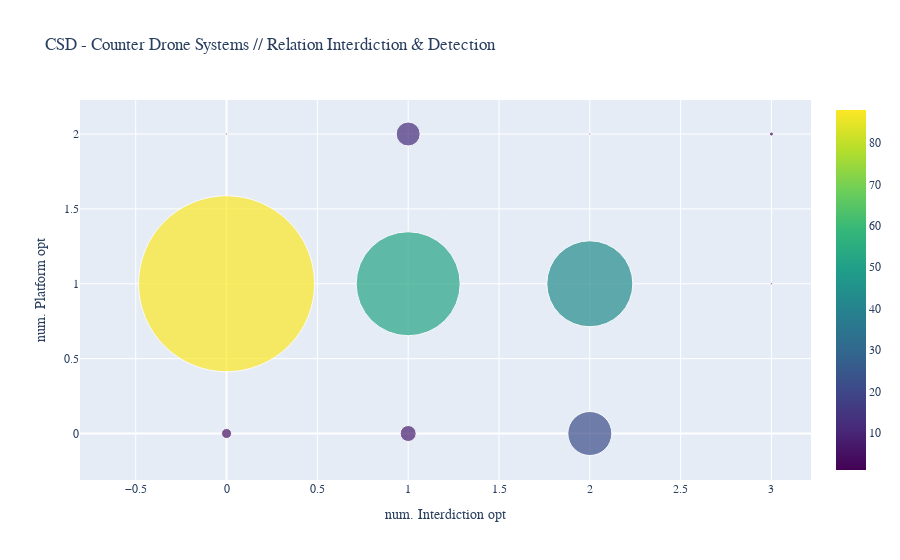

Notebook code cell kept with this figure:
### Markdown cell above
#### Relation between Interdiction & Platform

Most of the systems present a solution with one interdiction option mounted in one platform type.

### Code cell
data_IP = {'Interdiction': interdiction.count(axis = 1), 'Platform':platform.count(axis = 1)}
df_data_IP = pd.DataFrame(data_IP)
# df che conta quante volte compare una coppia di valori
df_data_IP2 = pd.DataFrame(df_data_IP.groupby(list(df_data_IP.columns)).size(), columns=['Count']).reset_index()

fig = go.Figure(data=go.Scatter(
    x=df_data_IP2.Interdiction,
    y=df_data_IP2.Platform,
    mode='markers',
    marker=dict(size=df_data_IP2.Count*2, color=df_data_IP2.Count, colorscale='Viridis',showscale=True)
))

fig.update_layout(
    title="CSD - Counter Drone Systems // Relation Interdiction & Detection",
    xaxis_title="num. Interdiction opt",
    yaxis_title="num. Platform opt",
    font=dict(
        family="Courier New, monospace",
        size=12,
       #color="#7f7f7f"
    )
)

fig.show()

### Figure 1 — Plotly figure (JSON) as saved in the notebook; plotly's stock layout.template omitted (floating-point values rounded to 4 significant figures)
{"data": [{"marker": {"color": [5, 88, 1, 8, 52, 12, 22, 43, 1, 1, 2], "colorscale": [[0, "#440154"], [0.1111, "#482878"], [0.2222, "#3e4989"], [0.3333, "#31688e"], [0.4444, "#26828e"], [0.5556, "#1f9e89"], [0.6667, "#35b779"], [0.7778, "#6ece58"], [0.8889, "#b5de2b"], [1, "#fde725"]], "showscale": true, "size": [10, 176, 2, 16, 104, 24, 44, 86, 2, 2, 4]}, "mode": "markers", "type": "scatter", "x": [0, 0, 0, 1, 1, 1, 2, 2, 2, 3, 3], "y": [0, 1, 2, 0, 1, 2, 0, 1, 2, 1, 2]}], "layout": {"font": {"family": "Courier New, monospace", "size": 12}, "title": {"text": "CSD - Counter Drone Systems // Relation Interdiction & Detection"}, "xaxis": {"title": {"text": "num. Interdiction opt"}}, "yaxis": {"title": {"text": "num. Platform opt"}}}}
